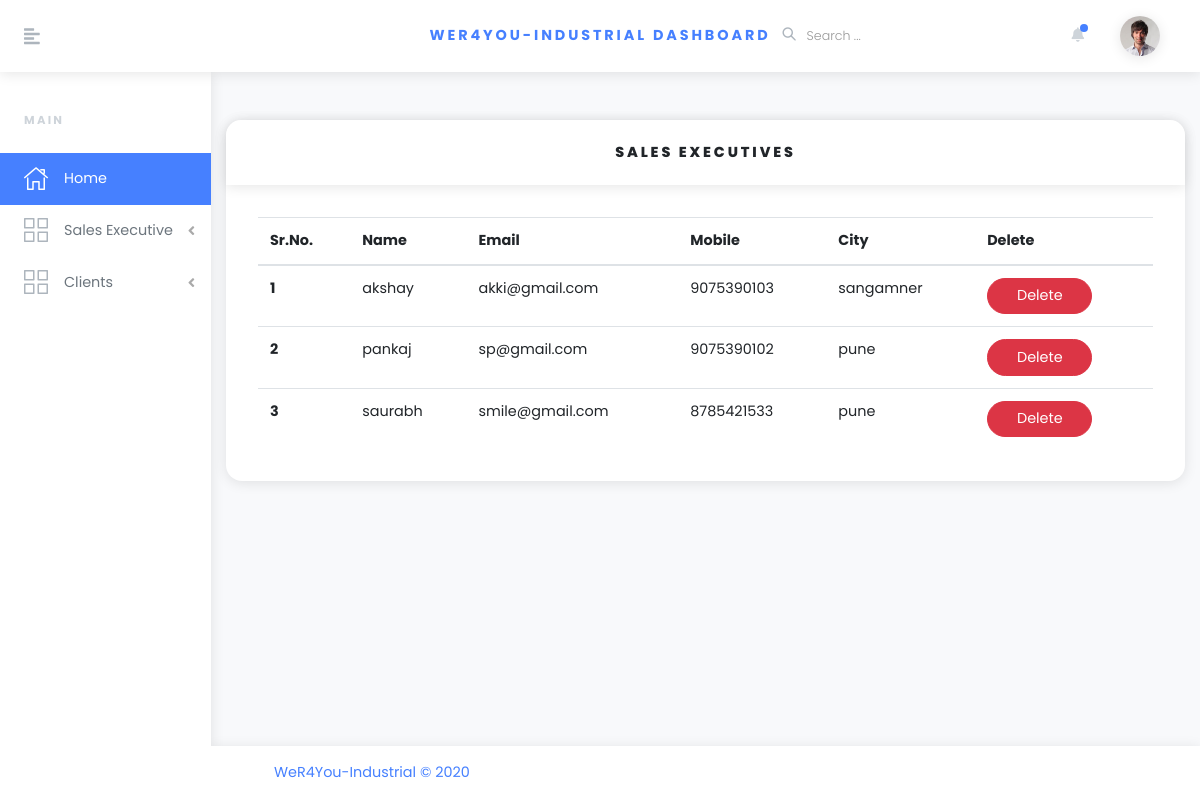
The app's page /Admin/allSalesExecutives.php (signed in) with its own data.
### tables this page shows
CREATE TABLE IF NOT EXISTS `salesexecutive` (
  `sr_no` int(100) NOT NULL AUTO_INCREMENT,
  `name` varchar(100) NOT NULL,
  `email` varchar(500) NOT NULL,
  `mobile` varchar(100) NOT NULL,
  `city` varchar(500) NOT NULL,
  `password` varchar(100) NOT NULL,
  PRIMARY KEY (`sr_no`,`name`)
);

### Admin/allSalesExecutives.php (the view, shortened to what this page needs)
<?php
 require('include/connection.php');
 $query = "SELECT * FROM salesExecutive";
  $result = mysqli_query($connection, $query) or die(mysqli_error($connection));
?>
<!DOCTYPE html>
<html>
  <head>
    <link rel="stylesheet" href="vendor/bootstrap/css/bootstrap.min.css">
    <link rel="stylesheet" href="https://use.fontawesome.com/releases/v5.3.1/css/all.css">
    <link rel="stylesheet" href="css/orionicons.css">
    <link rel="stylesheet" href="css/style.default.css" id="theme-stylesheet">
    <link rel="stylesheet" href="css/custom.css">
  </head>
  <body>
    <?php include 'include/header.php'; ?>
    <?php include 'include/sidebar.php'; ?>
      <div class="page-holder w-100 d-flex flex-wrap">
        <div class="container-fluid">
          <section class="py-5">
                <div class="card">
                    <div class="card-header">
                     <center><h6 class="text-uppercase mb-0">Sales Executives</h6>
                     </center>
                    </div>
                  <?php
                  echo"<div class='card-body'>";
                  echo"<div class= 'table-responsive'>";
                  echo" <table class='table card-text'>";
                      echo"<thead>";
                        echo"<tr>";
                         echo" <th>Sr.No.</th>";
                          echo"<th>Name</th>";
                          echo"<th>Email</th>";
                          echo"<th>Mobile</th>";
                          echo"<th>City</th>";
                          echo"<th>Delete</th>";
                        echo"</tr>";
                      echo"</thead>";
                      echo"<tbody>";
                    $i=0;
             while ($retrive = mysqli_fetch_array($result))
                  {
                    $name = $retrive['name'];
                    $email = $retrive['email'];
                    $mobile = $retrive['mobile'];
                    $city = $retrive['city'];
                      echo" <tr>";
                      echo"<th scope='row'>".$i = $i+1;"</th>";
                      echo"<td>$name</td>";
                      echo"<td>$email</td>";
                      echo"<td>$mobile</td>";
                      echo"<td>$city</td>";
                      echo"<td><a href='deleteSalesExecutive.php?del=$name'<button class='btn btn-danger'>Delete</button></td>";
                      echo"</tr>";
                    }
                      echo"</tbody>";
                    echo"</table>";
                    echo"</div>";
                  echo"</div>";
                  ?>
            </div>
          </section>
        </div>
          <footer class="footer bg-white shadow align-self-end py-3 px-xl-5 w-100">
    <div class="container-fluid">
      <div class="row">
        <div class="col-md-6 text-center text-md-left text-primary">
          <p class="mb-2 mb-md-0">WeR4You-Industrial &copy; 2020</p>
        </div>
      </div>
    </div>
  </footer>
</body>
</html>

### Admin/include/header.php (shortened to what this page needs)
<header class="header">
      <nav class="navbar navbar-expand-lg px-4 py-2 bg-white shadow"><a href="#" class="sidebar-toggler text-gray-500 mr-4 mr-lg-5 lead"><i class="fas fa-align-left"></i></a><a href="index.html" class="navbar-brand font-weight-bold text-uppercase text-base">WeR4You-Industrial Dashboard</a>
        <ul class="ml-auto d-flex align-items-center list-unstyled mb-0">
          <li class="nav-item">
            <form id="searchForm" class="ml-auto d-none d-lg-block">
              <div class="form-group position-relative mb-0">
                <button type="submit" style="top: -3px; left: 0;" class="position-absolute bg-white border-0 p-0"><i class="o-search-magnify-1 text-gray text-lg"></i></button>
                <input type="search" placeholder="Search ..." class="form-control form-control-sm border-0 no-shadow pl-4">
              </div>
            </form>
          </li>
          <li class="nav-item dropdown mr-3"><a id="notifications" href="http://example.com" data-toggle="dropdown" aria-haspopup="true" aria-expanded="false" class="nav-link dropdown-toggle text-gray-400 px-1"><i class="fa fa-bell"></i><span class="notification-icon"></span></a>
          </li>
          <li class="nav-item dropdown ml-auto"><a id="userInfo" href="http://example.com" data-toggle="dropdown" aria-haspopup="true" aria-expanded="false" class="nav-link dropdown-toggle"><img src="img/avatar-6.jpg" alt="Jason Doe" style="max-width: 2.5rem;" class="img-fluid rounded-circle shadow"></a>
          </li>
        </ul>
      </nav>
    </header>

### Admin/include/sidebar.php (shortened to what this page needs)
<div class="d-flex align-items-stretch">
  <div id="sidebar" class="sidebar py-3">
    <div class="text-gray-400 text-uppercase px-3 px-lg-4 py-4 font-weight-bold small headings-font-family">MAIN</div>
    <ul class="sidebar-menu list-unstyled">
          <li class="sidebar-list-item"><a href="home.php" class="sidebar-link text-muted active"><i class="o-home-1 mr-3 text-gray"></i><span>Home</span></a></li>
      <li class="sidebar-list-item"><a href="#" data-toggle="collapse" data-target="#pages" aria-expanded="false" aria-controls="pages" class="sidebar-link text-muted"><i class="o-wireframe-1 mr-3 text-gray"></i><span>Sales Executive</span></a>
      </li>
      <li class="sidebar-list-item"><a href="#" data-toggle="collapse" data-target="#user" aria-expanded="false" aria-controls="pages" class="sidebar-link text-muted"><i class="o-wireframe-1 mr-3 text-gray"></i><span>Clients</span></a>
      </li>
    </ul>
  </div>

### records on screen
salesexecutive: name "akshay", email "akki@gmail.com", mobile "9075390103", city "sangamner"
salesexecutive: i "2", name "pankaj", email "sp@gmail.com", mobile "9075390102", city "pune"
salesexecutive: i "3", name "saurabh", email "smile@gmail.com", mobile "8785421533", city "pune"
